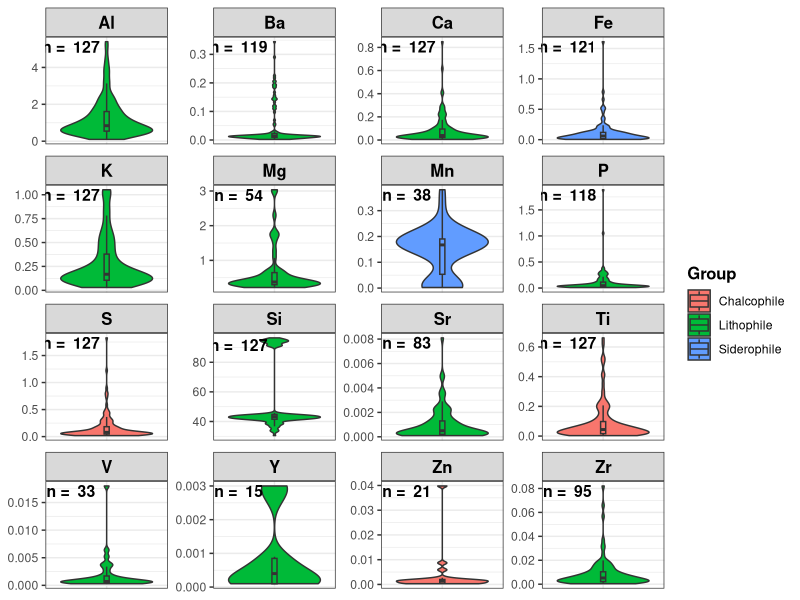

Generate this figure with R:
library(ggplot2)
suppressPackageStartupMessages(library(tidyverse))

#Import xrf data, set empty fields to NA
xrf.csv <-
  read.csv2(here::here("analysis", "data", "raw_data", "XRF", "xrf_quantitative_data_20220407.csv"), sep = ";", dec = ".", header = TRUE, check.names = FALSE, na = c("","NA","NULL"))

#Import descriptive metadata
metadata.csv <-
  read.csv2(here::here("analysis", "data", "raw_data", "metadata.csv"), sep = ";", header = TRUE, na = c("", "NA", "NULL"), encoding = "UTF-8")

#merge XRF data with metadata
xrf.merged <- 
  as.data.frame(merge(metadata.csv, xrf.csv, by='sample_id'))

#Filter xrf data to focus on points and preforms made from quartz/quartzite material 
Points.xrf <-
  xrf.merged %>%
  filter(site_id == "Vilhelmina 1069" | site_id == "Vilhelmina 109" | site_id == "Vilhelmina 112" | site_id == "Vilhelmina 1124" | site_id == "Vilhelmina 1127" | site_id == "Vilhelmina 114" |
           site_id == "Vilhelmina 115" | site_id == "Vilhelmina 117" | site_id == "Vilhelmina 118" | site_id == "Vilhelmina 1254" | site_id == "Vilhelmina 216" | site_id == "Vilhelmina 235" |
           site_id == "Vilhelmina 240" | site_id == "Vilhelmina 245" | site_id == "Vilhelmina 252" | site_id == "Vilhelmina 263" | site_id == "Vilhelmina 335" | site_id == "Vilhelmina 356" |
           site_id == "Vilhelmina 399" | site_id == "Vilhelmina 411" | site_id == "Vilhelmina 419" | site_id == "Vilhelmina 439" | site_id == "Vilhelmina 444" | site_id == "Vilhelmina 450" |
           site_id == "Vilhelmina 458" | site_id == "Vilhelmina 539" | site_id == "Vilhelmina 542" | site_id == "Vilhelmina 611" | site_id == "Vilhelmina 619" | site_id == "Vilhelmina 636" | 
           site_id == "Vilhelmina 637" | site_id == "Vilhelmina 643" | site_id == "Vilhelmina 769" | site_id == "Vilhelmina 949" | site_id == "Vilhelmina 95" | site_id == "Åsele 101" | 
           site_id == "Åsele 107" | site_id == "Åsele 115" | site_id == "Åsele 117" | site_id == "Åsele 119" | site_id == "Åsele 129" | site_id == "Åsele 182" | site_id == "Åsele 188" |
           site_id == "Åsele 393" | site_id == "Åsele 56" | site_id == "Åsele 91" | site_id == "Åsele 92" | site_id == "Åsele 99", 
         type == "Point" | type == "Point fragment" | type == "Preform", 
         material == "Brecciated quartz" | material == "Quartz" | material == "Quartzite") 

#fill the NA fields in the munsell hue column to mark them as colourless/translucent material
Points.xrf[8][is.na(Points.xrf[8])] <- "Colourless"

#Prepare XRF data in long format for violin plots, exclude samples with a dimension smaller than 10 mm 
Points_long <-
  drop_na(Points.xrf %>%
            filter(max_length_mm >= 10 | max_width_mm >= 10) %>% 
            dplyr::select(`Mg`,`Al`, `Si`, `P`, `S`, `K`, `Ca`, `V`, `Mn`, `Fe`, `Zn`, `Sr`, `Y`, `Zr`, `Ba`, `Ti`) %>%
            gather(key = "Element", value = "Value"))

# Add column with elemental groups for visualisation
Points_long <-
  Points_long %>%
  mutate(Group = case_when(
    endsWith(Element, "Mg") ~ "Lithophile",
    endsWith(Element, "Al") ~ "Lithophile",
    endsWith(Element, "Si") ~ "Lithophile",
    endsWith(Element, "P") ~ "Lithophile",
    endsWith(Element, "S") ~ "Chalcophile",
    endsWith(Element, "K") ~ "Lithophile",
    endsWith(Element, "Ca") ~ "Lithophile",
    endsWith(Element, "V") ~ "Lithophile",
    endsWith(Element, "Mn") ~ "Siderophile",
    endsWith(Element, "Fe") ~ "Siderophile",
    endsWith(Element, "Zn") ~ "Chalcophile",
    endsWith(Element, "Sr") ~ "Lithophile",
    endsWith(Element, "Y") ~ "Lithophile",
    endsWith(Element, "Zr") ~ "Lithophile",
    endsWith(Element, "Ba") ~ "Lithophile",
    endsWith(Element, "Ti") ~ "Chalcophile",
  ))

#Calculate and add value equal to 90% of the value range for each element, this is in preparation for 
#text annotations in final plot where a text will be positioned at this values height in each plot
Points_long <- 
  Points_long %>% 
  group_by(Element) %>% 
  dplyr::mutate(ypos = max(Value) * 0.95)  

#Prepare colors
loading.colors <- c("lightgoldenrod1", "darkorange", "lightpink1")

#Lookup for element labeller
#Ändra ordning så att de mer avvikande (Si, Mn etc) hamnar uppe till vänster
Elements <- c(
  'Mg' = "Mg",
  'Al' = "Al",
  'Si' = "Si",
  'P' = "P",
  'S'= "S",
  'K' = "K",
  'Ca' ="Ca",
  'V' = "V",
  'Mn' = "Mn",
  'Fe' = "Fe",
  'Zn' = "Zn",
  'Sr' = "Sr",
  'Y' = "Y",
  'Zr' = "Zr",
  'Ba' = "Ba",
  'Ti' = "Ti"
)

#Prepare data frame with elements for annotating facets in final plot
na_values <- 
  data.frame("Element" = unique(Points_long$Element))

#Calculate and add number of missing values for each element             
na_values <- 
  na_values %>% 
  mutate(na_values = c(
    paste("n = ", length(which(!is.na(Points.xrf$`Mg`)))),
    paste("n = ", length(which(!is.na(Points.xrf$`Al`)))),
    paste("n = ", length(which(!is.na(Points.xrf$`Si`)))),
    paste("n = ", length(which(!is.na(Points.xrf$`P`)))),
    paste("n = ", length(which(!is.na(Points.xrf$`S`)))),
    paste("n = ", length(which(!is.na(Points.xrf$`K`)))),
    paste("n = ", length(which(!is.na(Points.xrf$`Ca`)))),
    paste("n = ", length(which(!is.na(Points.xrf$`V`)))),
    paste("n = ", length(which(!is.na(Points.xrf$`Mn`)))),
    paste("n = ", length(which(!is.na(Points.xrf$`Fe`)))),
    paste("n = ", length(which(!is.na(Points.xrf$`Zn`)))),
    paste("n = ", length(which(!is.na(Points.xrf$`Sr`)))),
    paste("n = ", length(which(!is.na(Points.xrf$`Y`)))),
    paste("n = ", length(which(!is.na(Points.xrf$`Zr`)))),
    paste("n = ", length(which(!is.na(Points.xrf$`Ba`)))),
    paste("n = ", length(which(!is.na(Points.xrf$`Ti`)))))
  )

#Merge na_values and Points_long data frames in order to get the y position that the text annotation should be displayed
#in for each element facet in final plot
na_values <- 
  merge(na_values, unique(Points_long[,c("Element", "ypos")]), by = "Element", all.x = TRUE)


#Prepare ylimits for each group in order to exclude extreme outliers in the violin plot graphic
ylims <- Points_long %>%
  group_by(Element) %>% 
  mutate(height = max(Value) + .3 * sd(Value))

#Prepare a list with formula for setting new ylimits for each group in ggh4x package "facetted_pos_scales() which makes it possible to work with facet_wrap()
scales <- c(
  Element == 'Mg' ~ scale_y_continuous(limits = c(as.vector(t(ylims[1,2:3])))),
  Element == 'Al' ~ scale_y_continuous(limits = c(as.vector(t(ylims[2,2:3])))),
  Element == 'Si' ~ scale_y_continuous(limits = c(as.vector(t(ylims[3,2:3])))),
  Element == 'P' ~ scale_y_continuous(limits = c(as.vector(t(ylims[4,2:3])))),
  Element == 'S' ~ scale_y_continuous(limits = c(as.vector(t(ylims[5,2:3])))),
  Element == 'K' ~ scale_y_continuous(limits = c(as.vector(t(ylims[6,2:3])))),
  Element == 'Ca' ~ scale_y_continuous(limits = c(as.vector(t(ylims[7,2:3])))),
  Element == 'V' ~ scale_y_continuous(limits = c(as.vector(t(ylims[8,2:3])))),
  Element == 'Mn' ~ scale_y_continuous(limits = c(as.vector(t(ylims[9,2:3])))),
  Element == 'Fe' ~ scale_y_continuous(limits = c(as.vector(t(ylims[10,2:3])))),
  Element == 'Zn' ~ scale_y_continuous(limits = c(as.vector(t(ylims[11,2:3])))),
  Element == 'Sr' ~ scale_y_continuous(limits = c(as.vector(t(ylims[12,2:3])))),
  Element == 'Y' ~ scale_y_continuous(limits = c(as.vector(t(ylims[13,2:3])))),
  Element == 'Zr' ~ scale_y_continuous(limits = c(as.vector(t(ylims[14,2:3])))),
  Element == 'Ba' ~ scale_y_continuous(limits = c(as.vector(t(ylims[15,2:3])))),
  Element == 'Ti' ~ scale_y_continuous(limits = c(as.vector(t(ylims[16,2:3]))))
)

#Violin plot of elemental content, trimmed, with fill based on elemental groups and number of values under LOD as text annotation
fig <- 
  Points_long %>%
    ggplot(aes(x=Element, y=Value, fill = Group)) +
    geom_violin(trim = TRUE) +
    geom_boxplot(width=.05, outlier.shape = NA) +
    facet_wrap( ~ Element, scales = "free", labeller = labeller(Element = Elements)) +
    #facetted_pos_scales(y = scales) +
    theme_bw() +
    geom_text(data=na_values, aes(x=0.25, y=ypos, label=na_values, fontface = "bold"), nudge_x = 0.4, inherit.aes = FALSE, size = 4) +
    theme(
      legend.title = element_text(size = 12, face = "bold", colour = "black"),
      strip.text.x = element_text(size = 12, face = "bold", colour = "black"),
      axis.title.x = element_blank(),
      plot.title = element_text(size=10, face = "bold", colour = "black", margin = margin(t = 10, b = -20), vjust=0.02, hjust=0.01),
      axis.title.y=element_blank(),
      axis.text.x=element_blank(),
      axis.ticks.x=element_blank())

ggsave("008-xrf-violin-plot.png",
       fig,
       device = "png",
       here::here("analysis", "figures"),
       width=25, 
       height=20,
       units = "cm",
       dpi = 300)